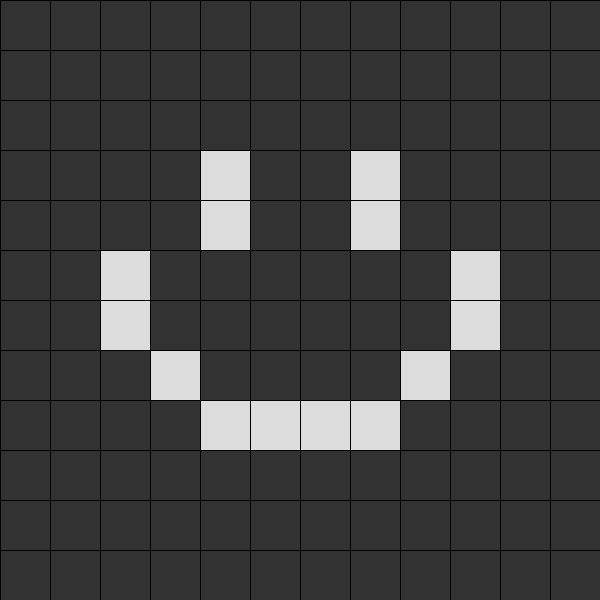
Frame 1 (no input)
Frame 60 (the mouse pressed at the canvas centre just before this capture): identical to frame 1, image omitted
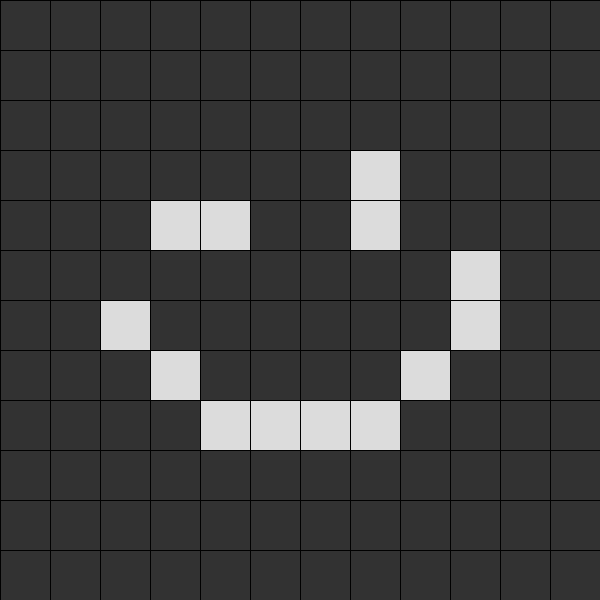
Frame 120 (the mouse held since frame 60 and released just before this capture)

The Processing sketch that drew these frames (run headless with seeded random() and noise(); from frame 60 on, the mouse is pressed at the canvas centre):

// Processing sketch: w04_03_blockLevels
// ── w04_03_blockLevels.pde
// bryan ma for code 2 sp 19 A

int whichLevel = 0;
int rows = 12;
int cols = 12;
int cellsize = 600/rows;

Block[][] blocks = new Block[rows][cols];

int[][][] levels = {
  {
    {0,0,0,0,0,0,0,0,0,0,0,0},
    {0,0,0,0,0,0,0,0,0,0,0,0},
    {0,0,0,0,0,0,0,0,0,0,0,0},
    {0,0,0,0,1,0,0,1,0,0,0,0},
    {0,0,0,0,1,0,0,1,0,0,0,0},
    {0,0,1,0,0,0,0,0,0,1,0,0},
    {0,0,1,0,0,0,0,0,0,1,0,0},
    {0,0,0,1,0,0,0,0,1,0,0,0},
    {0,0,0,0,1,1,1,1,0,0,0,0},
    {0,0,0,0,0,0,0,0,0,0,0,0},
    {0,0,0,0,0,0,0,0,0,0,0,0},
    {0,0,0,0,0,0,0,0,0,0,0,0}
  },
  {
    {0,0,0,0,0,0,0,0,0,0,0,0},
    {0,0,0,0,0,0,0,0,0,0,0,0},
    {0,0,0,0,0,0,0,0,0,0,0,0},
    {0,0,0,0,0,0,0,1,0,0,0,0},
    {0,0,0,1,1,0,0,1,0,0,0,0},
    {0,0,0,0,0,0,0,0,0,1,0,0},
    {0,0,1,0,0,0,0,0,0,1,0,0},
    {0,0,0,1,0,0,0,0,1,0,0,0},
    {0,0,0,0,1,1,1,1,0,0,0,0},
    {0,0,0,0,0,0,0,0,0,0,0,0},
    {0,0,0,0,0,0,0,0,0,0,0,0},
    {0,0,0,0,0,0,0,0,0,0,0,0}
  },
  {
    {0,0,0,0,0,0,0,0,0,0,0,0},
    {0,0,0,0,0,0,0,0,0,0,0,0},
    {0,0,0,0,0,0,0,0,0,0,0,0},
    {0,0,0,0,1,0,0,1,0,0,0,0},
    {0,0,0,0,1,0,0,1,0,0,0,0},
    {0,0,0,0,0,0,0,0,0,0,0,0},
    {0,0,0,0,0,0,0,0,0,0,0,0},
    {0,0,0,1,1,1,1,1,1,0,0,0},
    {0,0,0,0,0,0,0,0,0,0,0,0},
    {0,0,0,0,0,0,0,0,0,0,0,0},
    {0,0,0,0,0,0,0,0,0,0,0,0},
    {0,0,0,0,0,0,0,0,0,0,0,0}
  },
};

void setup() {
  size(600, 600);
  
  for (int i = 0; i < rows; i++) {
    for (int j = 0; j < cols; j++) {
      if (levels[whichLevel][j][i] == 0) {
        blocks[j][i] = new DarkBlock(i, j);
      } else {
        blocks[j][i] = new LightBlock(i, j);        
      }
    }
  }
}

void draw() {
  background(255);
  for (int i = 0; i < rows; i++) {
    for (int j = 0; j < cols; j++) {
      blocks[j][i].display();
    }
  }
}

void mousePressed() {
  whichLevel = (whichLevel + 1) % levels.length;
  
  for (int i = 0; i < rows; i++) {
    for (int j = 0; j < cols; j++) {
      if (levels[whichLevel][j][i] == 0) {
        blocks[j][i] = new DarkBlock(i, j);
      } else {
        blocks[j][i] = new LightBlock(i, j);        
      }
    }
  }
}

class Block {
  PVector pos;
  float c;

  Block(int row, int col) {
    pos = new PVector(row * cellsize, col * cellsize);
  }

  void display() {
    fill(c);
    rect(pos.x, pos.y, cellsize, cellsize);
  }
}

class LightBlock extends Block {
  LightBlock(int row, int col) {
    super(row, col);
    c = 220;
  }
}

class DarkBlock extends Block {
  DarkBlock(int row, int col) {
    super(row, col);
    c = 50;
  }
}
